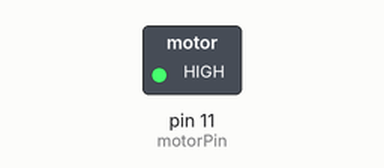
A sketch run on a simulated Arduino Uno, built with avr-gcc and run on an emulated ATmega328P. Parts: switched loads named in the sketch (green lamp = pin HIGH).

Above: at 0.2 s.
At 4.7 s:
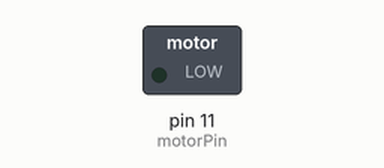
Timing chart, 0 to 6.9 s (numbered marks = the images above):
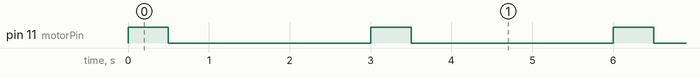

Measured:
- by itself, pin 11 (motorPin): alternates HIGH for 0.50 s and LOW for 2.5 s

The sketch:

motor_debug.ino
```cpp
const int motorPin = 11;

void setup() {
  pinMode(motorPin, OUTPUT);
}

void loop() {
  digitalWrite(motorPin, HIGH); // 震動
  delay(500);

  digitalWrite(motorPin, LOW);  // 停止
  delay(2500);
}
```
